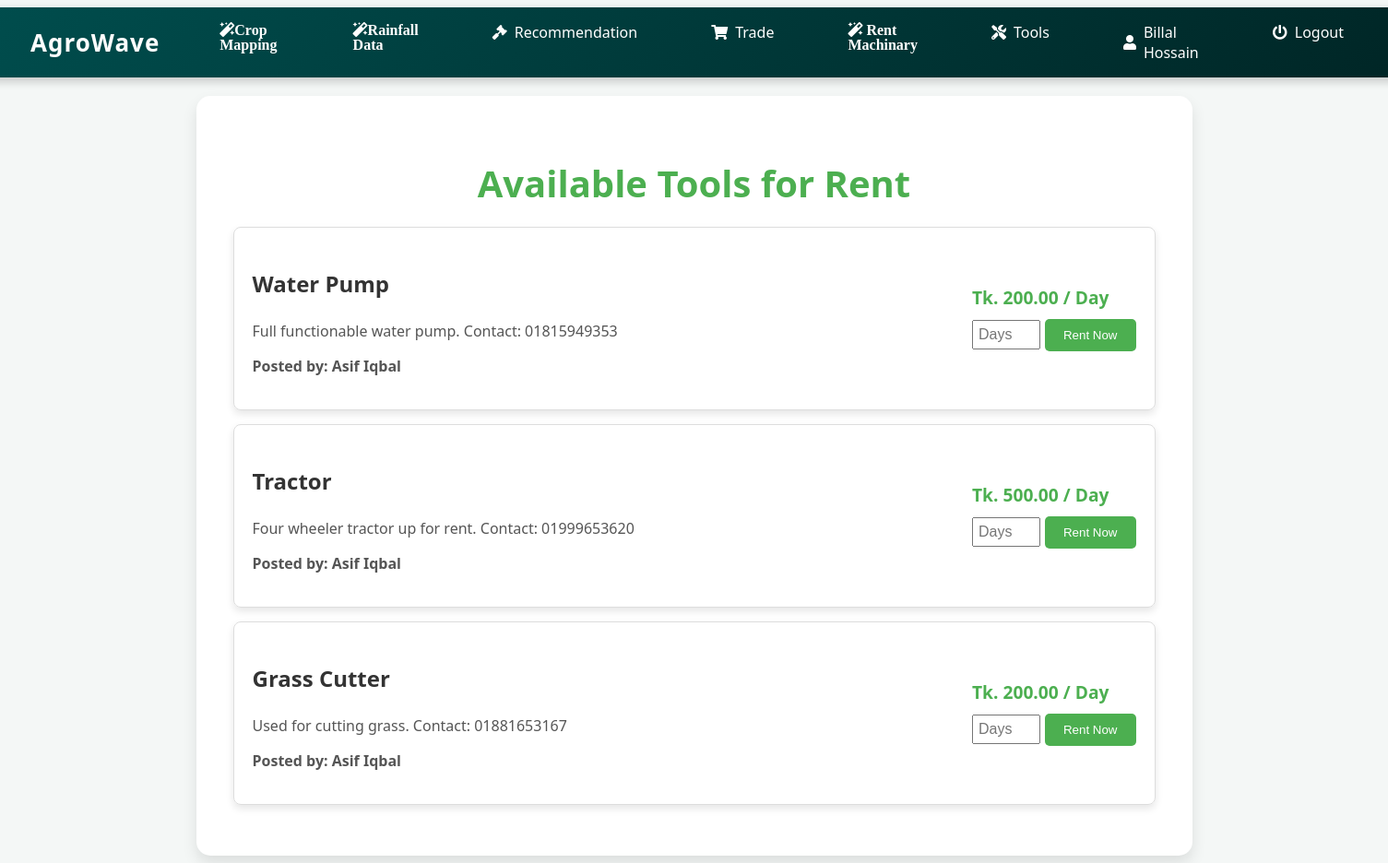
/farmer/show_rent.php (signed in), run on the app's committed database.
### tables this page shows
CREATE TABLE `farmerlogin` (
  `farmer_id` int(11) NOT NULL,
  `farmer_name` varchar(255) NOT NULL,
  `password` varchar(255) NOT NULL,
  `email` varchar(255) NOT NULL,
  `phone_no` varchar(50) NOT NULL,
  `F_gender` varchar(255) NOT NULL,
  `F_birthday` varchar(255) NOT NULL,
  `F_State` varchar(255) NOT NULL,
  `F_District` varchar(255) NOT NULL,
  `F_Location` varchar(255) NOT NULL,
  `otp` int(20) DEFAULT NULL
);

CREATE TABLE `rental_items` (
  `id` int(11) NOT NULL,
  `customer_id` int(11) NOT NULL,
  `item_name` varchar(255) NOT NULL,
  `description` text DEFAULT NULL,
  `price_per_day` decimal(10,2) NOT NULL,
  `image_path` varchar(255) DEFAULT NULL,
  `created_at` timestamp NOT NULL DEFAULT current_timestamp()
);

CREATE TABLE `custlogin` (
  `cust_id` int(20) NOT NULL,
  `cust_name` varchar(255) NOT NULL,
  `password` varchar(255) NOT NULL,
  `email` varchar(255) NOT NULL,
  `address` varchar(255) NOT NULL,
  `city` varchar(255) NOT NULL,
  `pincode` varchar(255) NOT NULL,
  `state` varchar(255) NOT NULL,
  `phone_no` varchar(255) NOT NULL,
  `otp` int(50) NOT NULL
);

### farmer/fsession.php (called while the page is built, shortened)
<?php
$user_check = $_SESSION['farmer_login_user'];
?>

### farmer/show_rent.php (the view, shortened to what this page needs)
<?php
include('fsession.php');
$query4 = "SELECT farmer_id, farmer_name FROM farmerlogin WHERE email='$user_check'";
$ses_sq4 = mysqli_query($conn, $query4);
$row4 = mysqli_fetch_assoc($ses_sq4);
$para2 = $row4['farmer_name'];
$sql = "SELECT ri.id, ri.item_name, ri.description, ri.price_per_day, ri.image_path, cl.cust_name
        FROM rental_items ri
        JOIN custlogin cl ON ri.customer_id = cl.cust_id";
$result = mysqli_query($conn, $sql);
?>
<!DOCTYPE html>
<html lang="en">
<head>
</head>
<body>
<?php include('fnav.php'); ?>
<div class="container">
    <h1>Available Tools for Rent</h1>
    <?php if (mysqli_num_rows($result) > 0) : ?>
        <?php while ($row = mysqli_fetch_assoc($result)) : ?>
            <div class="card">
                <div class="details">
                    <h3><?= $row['item_name'] ?></h3>
                    <p><?= $row['description'] ?></p>
                    <p class="customer-name">Posted by: <?= $row['cust_name'] ?></p>
                </div>
                <div class="price">
                    Tk. <?= number_format($row['price_per_day'], 2) ?> / Day
                    <br>
                    <form action="rent_confirmation.php" method="POST" class="form-group">
                        <input type="number" name="rental_days" min="1" required placeholder="Days">
                        <button type="submit" name="rent">Rent Now</button>
                    </form>
                </div>
            </div>
        <?php endwhile; ?>
    <?php else: ?>
        <h3>No items available for rent.</h3>
    <?php endif; ?>
</div>
</body>
</html>

### farmer/fnav.php (shortened to what this page needs)
<!DOCTYPE html>
<html lang="en">
<head>
  <link href="https://cdnjs.cloudflare.com/ajax/libs/font-awesome/5.15.4/css/all.min.css" rel="stylesheet">
</head>
<body>
  <nav>
    <a href="../index.php" class="navbar-brand">
      AgroWave
    </a>
    <ul>
      <li>
        <a class="fas fa-magic" href="fcrop_prediction.php">Crop Mapping</a>
      </li>
      <li>
        <a class="fas fa-magic" href="frainfall_prediction.php">Rainfall Data</a>
      </li>
      <li>
        <a href="#"><i class="fas fa-gavel"></i> Recommendation</a>
      </li>
      <li>
        <a href="#"><i class="fas fa-shopping-cart"></i> Trade</a>
      </li>
      <li>
        <a class="fas fa-magic" href="show_rent.php"> Rent Machinary</a>
      </li>
      <li>
        <a href="#"><i class="fas fa-tools"></i> Tools</a>
      </li>
      <li>
        <a href="fprofile.php"><i class="fas fa-user"></i> <?php echo $para2; ?></a>
      </li>
      <li>
        <a href="flogout.php" class="text-danger"><i class="fas fa-power-off"></i> Logout</a>
      </li>
    </ul>
  </nav>
</body>
</html>

### farmer/show_rent.php (style rules this page uses)
nav { position: fixed; top: 0; width: 100%; background-color: #4CAF50; color: white; padding: 10px 0; z-index: 1000; box-shadow: 0 2px 10px rgba(0, 0, 0, 0.1); }
nav a { color: white; text-decoration: none; padding: 10px 15px; margin: 0 10px; font-size: 1.1rem; }
body { font-family: 'Segoe UI', Tahoma, Geneva, Verdana, sans-serif; background: #f4f7f6; padding: 0; display: flex; justify-content: center; align-items: center; flex-direction: column; background-image: url('../assets/img/t.jpeg'); }
.container { background: #fff; color: #333; max-width: 1000px; width: 100%; padding: 40px; border-radius: 15px; box-shadow: 0 8px 16px rgba(0, 0, 0, 0.1); margin-top: 20px; }
h1 { text-align: center; font-size: 2.5rem; color: #4CAF50; margin-bottom: 20px; }
.card { display: flex; justify-content: space-between; align-items: center; border: 1px solid #ddd; border-radius: 8px; padding: 20px; margin-bottom: 15px; transition: all 0.3s ease; box-shadow: 0 4px 8px rgba(0, 0, 0, 0.1); }
.card .details { max-width: 60%; }
.card .details h3 { font-size: 1.5rem; color: #333; }
.card .details p { font-size: 1rem; color: #555; }
.card .customer-name { font-size: 1rem; color: #4CAF50; font-weight: bold; }
.card .price { font-size: 1.2rem; font-weight: bold; color: #4CAF50; }
.form-group { margin-top: 10px; }
.form-group input { width: 60px; padding: 5px; font-size: 1rem; }
.form-group button { padding: 10px 20px; background-color: #4CAF50; color: white; border: none; cursor: pointer; border-radius: 5px; }

### farmer/fnav.php (style rules this page uses)
nav { background: linear-gradient(135deg, #004d4d, #002626); display: flex; justify-content: space-between; align-items: center; padding: 10px 20px; position: sticky; top: 0; z-index: 1000; box-shadow: 0 4px 10px rgba(0, 0, 0, 0.2); }
nav .navbar-brand { display: flex; align-items: center; text-decoration: none; color: white; font-size: 26px; font-weight: bold; letter-spacing: 1px; }
nav ul { list-style: none; display: flex; margin: 0; padding: 0; }
nav ul li { margin: 0 15px; position: relative; }
nav ul li a { text-decoration: none; color: white; font-size: 16px; font-weight: 500; padding: 5px 15px; transition: all 0.3s ease; display: flex; align-items: center; border-radius: 30px; }
nav ul li a i { margin-right: 8px; }

### data on the page
farmerlogin: farmer_name "Billal Hossain"
rental_items: item_name "Water Pump", description "Full functionable water pump. Contact: 01815949353", customer.cust_name "Asif Iqbal", price_per_day "200.00"
rental_items: item_name "Tractor", description "Four wheeler tractor up for rent. Contact: 01999653620", customer.cust_name "Asif Iqbal", price_per_day "500.00"
rental_items: item_name "Grass Cutter", description "Used for cutting grass. Contact: 01881653167", customer.cust_name "Asif Iqbal", price_per_day "200.00"
